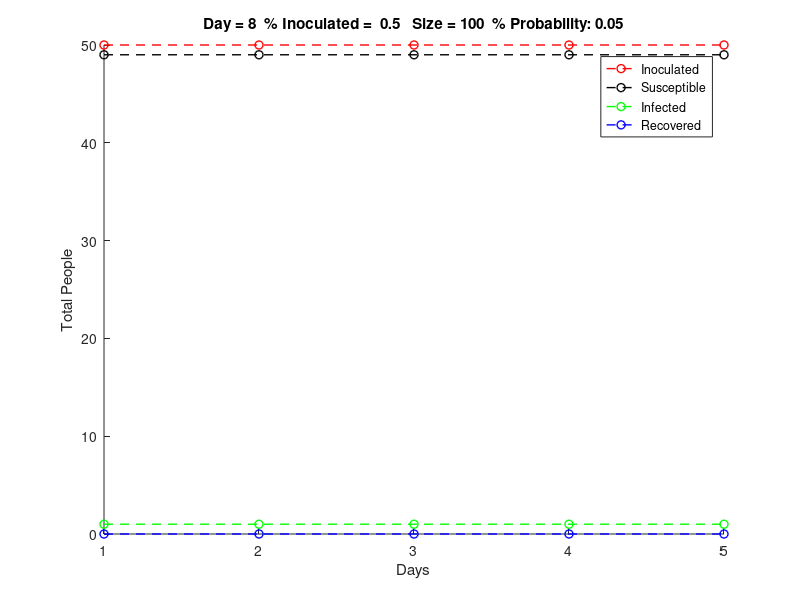

Reproduce this figure in MATLAB.
%% This is the code that we are using to manipulate different variables which will in effect spread disease
% The variables that can be varied in the Population Function are
% (1) Percent inoculated,  
% (2) Probability of transfer 
% (3) Contacted People
% (4) Population Size 

% With this code, one can alter the recovered, susceptible, and infected amount of people to look at plot trends 

num_inoc = 50; % Total number innoculated people
Inoculated = []; 
TotalDays = []; 

numA_suscept = [49,49,49,49,49]; % Array of susceptible members 
numA_infected = [1,1,1,1,1]; % Array of infected people
numA_recovered = [0,0,0,0,0]; % Array of recovered members 



for j = 1:length(numA_infected) 
    TotalDays(j) = j; 
end

for i = 1:length(numA_infected) 
    Inoculated(i) = num_inoc; 
end

figure 

hold on 

plot(TotalDays, Inoculated,'r--o','LineWidth',1); 
plot(TotalDays, numA_suscept,'k--o','LineWidth',1); 
plot(TotalDays, numA_infected,'g--o','LineWidth',1); 
plot(TotalDays, numA_recovered,'b--o','LineWidth',1); 

title(['Day = ', num2str(8),'  % Inoculated =  ', num2str(0.5), '   Size = ', num2str(100), '  % Probability: ' , num2str(0.05)]); 
xlabel('Days');
ylabel('Total People'); 
legend('Inoculated','Susceptible','Infected','Recovered');
hold off
